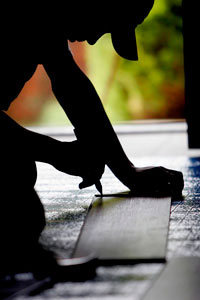
#> input picture group 413/lab1/Petunin_Heorhii/contrast.jpg, 200 x 300 px, found by its file name
$ jupyter execute --allow-errors lab.ipynb
#> lines starting #> are read from the running program, lines starting #| are printed output that depends on the picture
[cell 1]
import cv2
import numpy as np
import matplotlib.pyplot as plt

[cell 2]
def gamma_correction(src, gamma):
    hist_gamma = 1 / gamma

    table = [((i / 255) ** hist_gamma) * 255 for i in range(256)]
    table = np.array(table, np.uint8)

    return cv2.LUT(src, table)

[cell 3]
def showFilter(img, k):
    plt.imshow(img)
    plt.axis('off')
    plt.title("Left shifk with k = " + str(k))
    plt.show()

[cell 4]
def showCommon(img):
    plt.imshow(img)
    plt.axis('off')
    plt.title("Default image")
    plt.show()

[cell 5]
imgContrast = cv2.cvtColor(cv2.imread('contrast.jpg'), cv2.COLOR_BGR2RGB)
#> (the rest of this cell did not finish here and is left out)

[cell 6]
showCommon(imgContrast)
shift = gamma_correction(imgContrast, 0.4)
#> in gamma_correction, `return cv2.LUT(src, table)`:
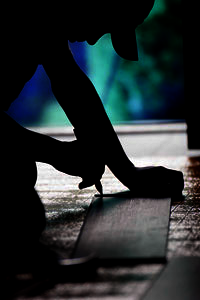
#> returned value: shape (300, 200, 3); mean of channels 0, 1, 2 45.6, 43.9, 36.5; drawn as B, G, R
showFilter(shift, 0.4)

$ run again, with group 413/lab1/Petunin_Heorhii/detalized.jpg copied over group 413/lab1/Petunin_Heorhii/contrast.jpg
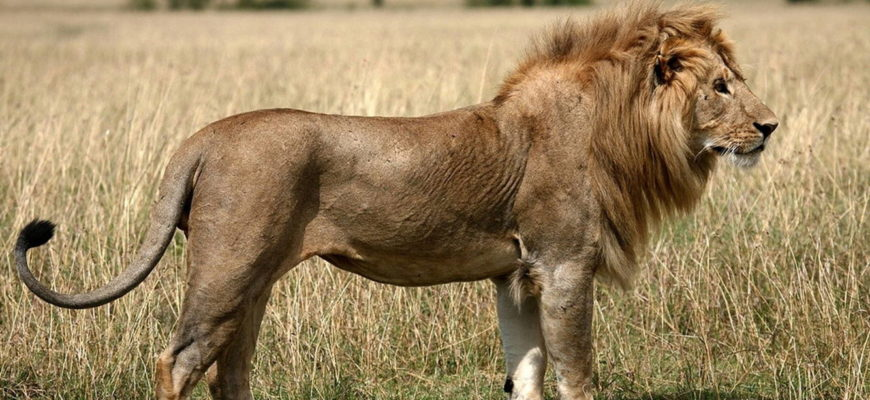
#> input picture group 413/lab1/Petunin_Heorhii/detalized.jpg, 870 x 400 px, found by its file name
#> in gamma_correction, `return cv2.LUT(src, table)`:
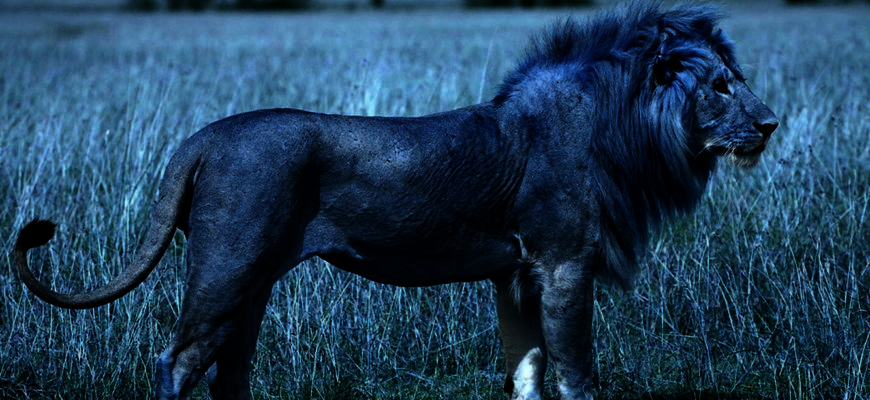
#> returned value: shape (400, 870, 3); mean of channels 0, 1, 2 89.1, 62, 30.9; drawn as B, G, R
